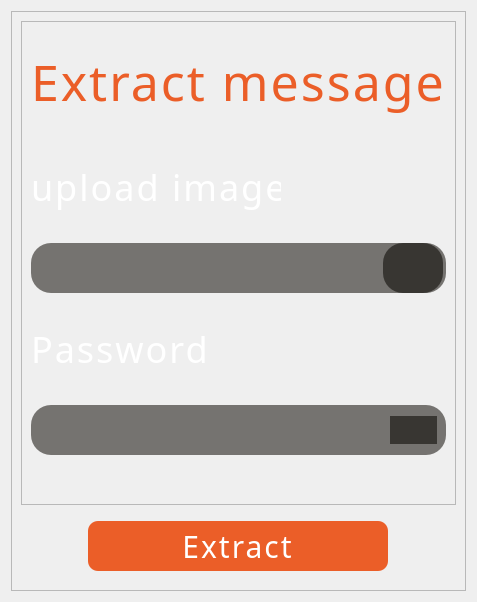
      <widget class="QWidget" name="page_3">
       <layout class="QGridLayout" name="gridLayout_2">
        <item row="0" column="0">
         <widget class="QFrame" name="frame_7">
          <property name="frameShape">
           <enum>QFrame::StyledPanel</enum>
          </property>
          <property name="frameShadow">
           <enum>QFrame::Raised</enum>
          </property>
          <layout class="QVBoxLayout" name="verticalLayout_2">
           <item>
            <widget class="QFrame" name="frame_10">
             <property name="styleSheet">
              <string notr="true"/>
             </property>
             <property name="frameShape">
              <enum>QFrame::StyledPanel</enum>
             </property>
             <property name="frameShadow">
              <enum>QFrame::Raised</enum>
             </property>
             <layout class="QVBoxLayout" name="verticalLayout_3">
              <item>
               <widget class="QLabel" name="label_5">
                <property name="minimumSize">
                 <size>
                  <width>300</width>
                  <height>100</height>
                 </size>
                </property>
                <property name="maximumSize">
                 <size>
                  <width>500</width>
                  <height>500</height>
                 </size>
                </property>
                <property name="styleSheet">
                 <string notr="true">font-family: Kdam Thmor Pro;
font-weight: 400;
font-size: 50px;
line-height: 100%;
letter-spacing: 2px;
text-align: center;
color: #EB5E28;
background:transparent;

</string>
                </property>
                <property name="text">
                 <string>Extract message</string>
                </property>
               </widget>
              </item>
              <item>
               <widget class="QLabel" name="label_6">
                <property name="sizePolicy">
                 <sizepolicy hsizetype="Preferred" vsizetype="Preferred">
                  <horstretch>250</horstretch>
                  <verstretch>100</verstretch>
                 </sizepolicy>
                </property>
                <property name="minimumSize">
                 <size>
                  <width>100</width>
                  <height>100</height>
                 </size>
                </property>
                <property name="maximumSize">
                 <size>
                  <width>250</width>
                  <height>100</height>
                 </size>
                </property>
                <property name="styleSheet">
                 <string notr="true">font-family: Kdam Thmor Pro;
background:transparent;
font-weight: 400;
font-size: 36px;
line-height: 100%;
letter-spacing: 2px;
text-align: center;
color: #FFFFFF;
</string>
                </property>
                <property name="text">
                 <string>upload image</string>
                </property>
               </widget>
              </item>
              <item>
               <widget class="QFrame" name="frame_8">
                <property name="minimumSize">
                 <size>
                  <width>300</width>
                  <height>50</height>
                 </size>
                </property>
                <property name="maximumSize">
                 <size>
                  <width>1000</width>
                  <height>150</height>
                 </size>
                </property>
                <property name="styleSheet">
                 <string notr="true">background: rgba(64, 61, 57, 0.7);
border-radius: 20px;
font-family: Kdam Thmor Pro;
font-size: 20px;
line-height: 100%;
color: #FFFFFF;
</string>
                </property>
                <property name="frameShape">
                 <enum>QFrame::StyledPanel</enum>
                </property>
                <property name="frameShadow">
                 <enum>QFrame::Raised</enum>
                </property>
                <layout class="QHBoxLayout" name="horizontalLayout_5">
                 <property name="spacing">
                  <number>0</number>
                 </property>
                 <property name="leftMargin">
                  <number>0</number>
                 </property>
                 <property name="topMargin">
                  <number>0</number>
                 </property>
                 <property name="rightMargin">
                  <number>3</number>
                 </property>
                 <property name="bottomMargin">
                  <number>0</number>
                 </property>
                 <item>
                  <widget class="QLineEdit" name="extractImageInput">
                   <property name="styleSheet">
                    <string notr="true">background:transparent;
padding:0px 30px;</string>
                   </property>
                   <property name="readOnly">
                    <bool>true</bool>
                   </property>
                  </widget>
                 </item>
                 <item>
                  <widget class="QPushButton" name="uploadImageButton">
                   <property name="minimumSize">
                    <size>
                     <width>60</width>
                     <height>50</height>
                    </size>
                   </property>
                   <property name="sizeIncrement">
                    <size>
                     <width>60</width>
                     <height>50</height>
                    </size>
                   </property>
                   <property name="styleSheet">
                    <string notr="true">QPushButton{
background-color:rgb(56, 54, 50);
}

QPushButton:pressed{
icon:url(:/img/880eef29f787c838e5be91b50d4f475dd29b0bfc (1).ico);
}</string>
                   </property>
                   <property name="text">
                    <string/>
                   </property>
                   <property name="icon">
                    <iconset resource="../resources/resource.qrc">
                     <normaloff>:/img/download.png</normaloff>:/img/download.png</iconset>
                   </property>
                   <property name="iconSize">
                    <size>
                     <width>60</width>
                     <height>25</height>
                    </size>
                   </property>
                  </widget>
                 </item>
                </layout>
               </widget>
              </item>
              <item>
               <widget class="QLabel" name="label_7">
                <property name="minimumSize">
                 <size>
                  <width>100</width>
                  <height>100</height>
                 </size>
                </property>
                <property name="maximumSize">
                 <size>
                  <width>250</width>
                  <height>100</height>
                 </size>
                </property>
                <property name="styleSheet">
                 <string notr="true">font-family: Kdam Thmor Pro;
background:transparent;
font-weight: 400;
font-size: 36px;
line-height: 100%;
letter-spacing: 2px;
text-align: center;
color: #FFFFFF;
</string>
                </property>
                <property name="text">
                 <string>Password</string>
                </property>
               </widget>
              </item>
              <item>
               <widget class="QFrame" name="frame">
                <property name="minimumSize">
                 <size>
                  <width>300</width>
                  <height>50</height>
                 </size>
                </property>
                <property name="maximumSize">
                 <size>
                  <width>1000</width>
                  <height>150</height>
                 </size>
                </property>
                <property name="styleSheet">
                 <string notr="true">background: rgba(64, 61, 57, 0.7);
border-radius: 20px;
font-family: Kdam Thmor Pro;
font-size: 20px;
line-height: 100%;
color: #FFFFFF;
</string>
                </property>
                <property name="frameShape">
                 <enum>QFrame::StyledPanel</enum>
                </property>
                <property name="frameShadow">
                 <enum>QFrame::Raised</enum>
                </property>
                <layout class="QHBoxLayout" name="horizontalLayout">
                 <item>
                  <widget class="QLineEdit" name="extractImagePasswordInput">
                   <property name="minimumSize">
                    <size>
                     <width>0</width>
                     <height>0</height>
                    </size>
                   </property>
                   <property name="maximumSize">
                    <size>
                     <width>16777215</width>
                     <height>16777215</height>
                    </size>
                   </property>
                   <property name="styleSheet">
                    <string notr="true">background:transparent;
padding:0px 20px;</string>
                   </property>
                   <property name="frame">
                    <bool>false</bool>
                   </property>
                   <property name="echoMode">
                    <enum>QLineEdit::Password</enum>
                   </property>
                  </widget>
                 </item>
                 <item>
                  <widget class="QPushButton" name="showPassword">
                   <property name="styleSheet">
                    <string notr="true">QPushButton{
background-color:rgb(56, 54, 50);
}

QPushButton:pressed{
icon:url(:/img/output-onlinepngtools (1).png);
}
</string>
                   </property>
                   <property name="text">
                    <string/>
                   </property>
                   <property name="icon">
                    <iconset resource="../resources/resource.qrc">
                     <normaloff>:/img/output-onlinepngtools.png</normaloff>:/img/output-onlinepngtools.png</iconset>
                   </property>
                   <property name="iconSize">
                    <size>
                     <width>25</width>
                     <height>25</height>
                    </size>
                   </property>
                   <property name="checkable">
                    <bool>true</bool>
                   </property>
                  </widget>
                 </item>
                </layout>
               </widget>
              </item>
              <item>
               <spacer name="verticalSpacer_9">
                <property name="orientation">
                 <enum>Qt::Vertical</enum>
                </property>
                <property name="sizeHint" stdset="0">
                 <size>
                  <width>20</width>
                  <height>40</height>
                 </size>
                </property>
               </spacer>
              </item>
             </layout>
            </widget>
           </item>
           <item>
            <widget class="QFrame" name="frame_11">
             <property name="maximumSize">
              <size>
               <width>16777215</width>
               <height>150</height>
              </size>
             </property>
             <property name="styleSheet">
              <string notr="true">background:transparent;
</string>
             </property>
             <property name="frameShape">
              <enum>QFrame::StyledPanel</enum>
             </property>
             <property name="frameShadow">
              <enum>QFrame::Raised</enum>
             </property>
             <layout class="QGridLayout" name="gridLayout_5">
              <item row="0" column="0">
               <widget class="QPushButton" name="extractButton">
                <property name="minimumSize">
                 <size>
                  <width>150</width>
                  <height>50</height>
                 </size>
                </property>
                <property name="maximumSize">
                 <size>
                  <width>300</width>
                  <height>150</height>
                 </size>
                </property>
                <property name="styleSheet">
                 <string notr="true">QPushButton{
border-radius: 10px;
background: #EB5E28;
font-family: Kdam Thmor Pro;
font-weight: 400;
font-size: 30px;
line-height: 100%;
letter-spacing: 2px;
text-align: center;
color: #FFFFFF;
}

QPushButton:hover{
background-color:rgb(255, 100, 43)
}

QPushButton:pressed{
background-color:rgb(218, 85, 37);
}
</string>
                </property>
                <property name="text">
                 <string>Extract</string>
                </property>
                <property name="shortcut">
                 <string>Return</string>
                </property>
               </widget>
              </item>
             </layout>
            </widget>
           </item>
          </layout>
         </widget>
        </item>
       </layout>
      </widget>
